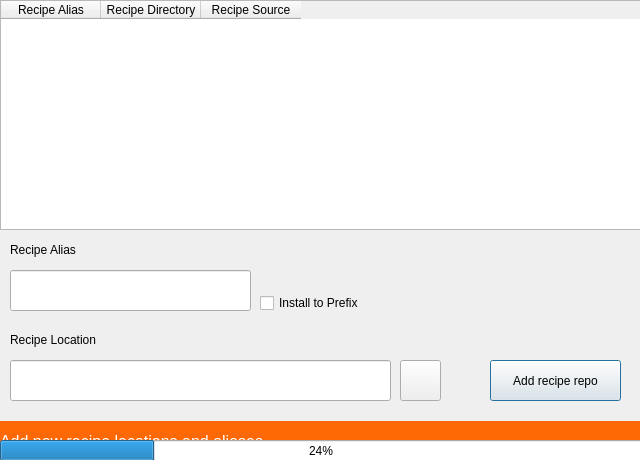
<?xml version="1.0" encoding="UTF-8"?>
<ui version="4.0">
 <class>RecipeConfigDialog</class>
 <widget class="QDialog" name="RecipeConfigDialog">
  <property name="geometry">
   <rect>
    <x>0</x>
    <y>0</y>
    <width>640</width>
    <height>460</height>
   </rect>
  </property>
  <property name="sizePolicy">
   <sizepolicy hsizetype="Preferred" vsizetype="Preferred">
    <horstretch>0</horstretch>
    <verstretch>0</verstretch>
   </sizepolicy>
  </property>
  <property name="windowTitle">
   <string>Dialog</string>
  </property>
  <property name="modal">
   <bool>true</bool>
  </property>
  <widget class="QLineEdit" name="lineEdit">
   <property name="geometry">
    <rect>
     <x>10</x>
     <y>270</y>
     <width>241</width>
     <height>41</height>
    </rect>
   </property>
  </widget>
  <widget class="QLineEdit" name="lineEdit_2">
   <property name="geometry">
    <rect>
     <x>10</x>
     <y>360</y>
     <width>381</width>
     <height>41</height>
    </rect>
   </property>
   <property name="text">
    <string/>
   </property>
  </widget>
  <widget class="QLabel" name="label">
   <property name="geometry">
    <rect>
     <x>10</x>
     <y>240</y>
     <width>101</width>
     <height>20</height>
    </rect>
   </property>
   <property name="text">
    <string>Recipe Alias</string>
   </property>
  </widget>
  <widget class="QLabel" name="label_2">
   <property name="geometry">
    <rect>
     <x>10</x>
     <y>330</y>
     <width>111</width>
     <height>20</height>
    </rect>
   </property>
   <property name="text">
    <string>Recipe Location</string>
   </property>
  </widget>
  <widget class="QTableWidget" name="tableWidget">
   <property name="geometry">
    <rect>
     <x>0</x>
     <y>0</y>
     <width>641</width>
     <height>230</height>
    </rect>
   </property>
   <property name="contextMenuPolicy">
    <enum>Qt::CustomContextMenu</enum>
   </property>
   <property name="frameShadow">
    <enum>QFrame::Sunken</enum>
   </property>
   <property name="sizeAdjustPolicy">
    <enum>QAbstractScrollArea::AdjustToContents</enum>
   </property>
   <property name="editTriggers">
    <set>QAbstractItemView::NoEditTriggers</set>
   </property>
   <property name="alternatingRowColors">
    <bool>true</bool>
   </property>
   <property name="selectionBehavior">
    <enum>QAbstractItemView::SelectRows</enum>
   </property>
   <property name="showGrid">
    <bool>false</bool>
   </property>
   <property name="gridStyle">
    <enum>Qt::NoPen</enum>
   </property>
   <property name="wordWrap">
    <bool>true</bool>
   </property>
   <column>
    <property name="text">
     <string>Recipe Alias</string>
    </property>
   </column>
   <column>
    <property name="text">
     <string>Recipe Directory</string>
    </property>
   </column>
   <column>
    <property name="text">
     <string>Recipe Source</string>
    </property>
   </column>
  </widget>
  <widget class="QPushButton" name="pushButton_2">
   <property name="enabled">
    <bool>true</bool>
   </property>
   <property name="geometry">
    <rect>
     <x>490</x>
     <y>360</y>
     <width>131</width>
     <height>41</height>
    </rect>
   </property>
   <property name="text">
    <string>Add recipe repo</string>
   </property>
   <property name="checkable">
    <bool>false</bool>
   </property>
   <property name="default">
    <bool>true</bool>
   </property>
   <property name="flat">
    <bool>false</bool>
   </property>
  </widget>
  <widget class="QLabel" name="label_4">
   <property name="enabled">
    <bool>true</bool>
   </property>
   <property name="geometry">
    <rect>
     <x>0</x>
     <y>421</y>
     <width>641</width>
     <height>41</height>
    </rect>
   </property>
   <property name="font">
    <font>
     <pointsize>12</pointsize>
    </font>
   </property>
   <property name="styleSheet">
    <string notr="true">color: rgb(255, 255, 255);
background-color: rgb(255, 105, 5);</string>
   </property>
   <property name="inputMethodHints">
    <set>Qt::ImhNone</set>
   </property>
   <property name="text">
    <string>Add new recipe locations and aliases</string>
   </property>
  </widget>
  <widget class="QProgressBar" name="progressBar">
   <property name="geometry">
    <rect>
     <x>0</x>
     <y>440</y>
     <width>642</width>
     <height>21</height>
    </rect>
   </property>
   <property name="value">
    <number>24</number>
   </property>
  </widget>
  <widget class="QCheckBox" name="checkBox">
   <property name="geometry">
    <rect>
     <x>260</x>
     <y>290</y>
     <width>131</width>
     <height>26</height>
    </rect>
   </property>
   <property name="text">
    <string>Install to Prefix</string>
   </property>
  </widget>
  <widget class="QPushButton" name="pushButton">
   <property name="geometry">
    <rect>
     <x>400</x>
     <y>360</y>
     <width>41</width>
     <height>41</height>
    </rect>
   </property>
   <property name="text">
    <string/>
   </property>
   <property name="icon">
    <iconset theme="document-open"/>
   </property>
   <property name="iconSize">
    <size>
     <width>28</width>
     <height>28</height>
    </size>
   </property>
   <property name="autoDefault">
    <bool>true</bool>
   </property>
   <property name="default">
    <bool>false</bool>
   </property>
   <property name="flat">
    <bool>false</bool>
   </property>
  </widget>
 </widget>
 <resources>
  <include location="../myicons.qrc"/>
 </resources>
 <connections/>
</ui>
